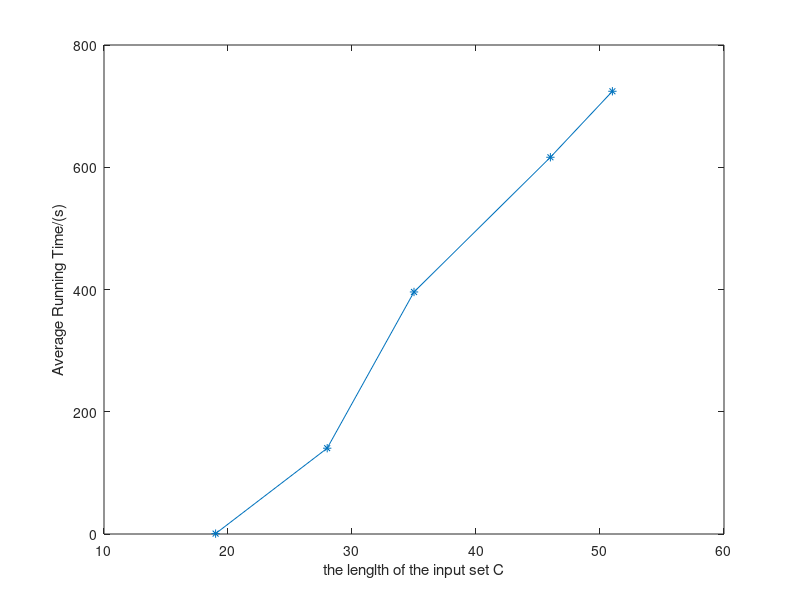
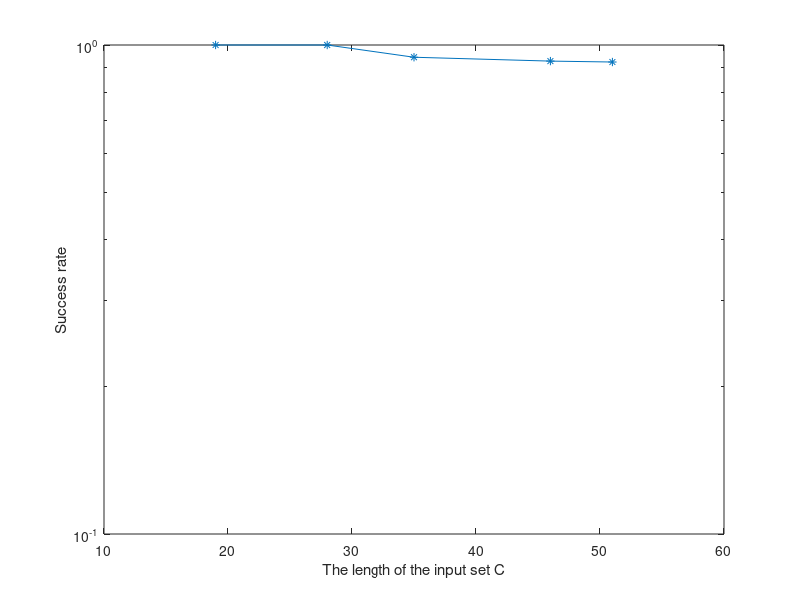
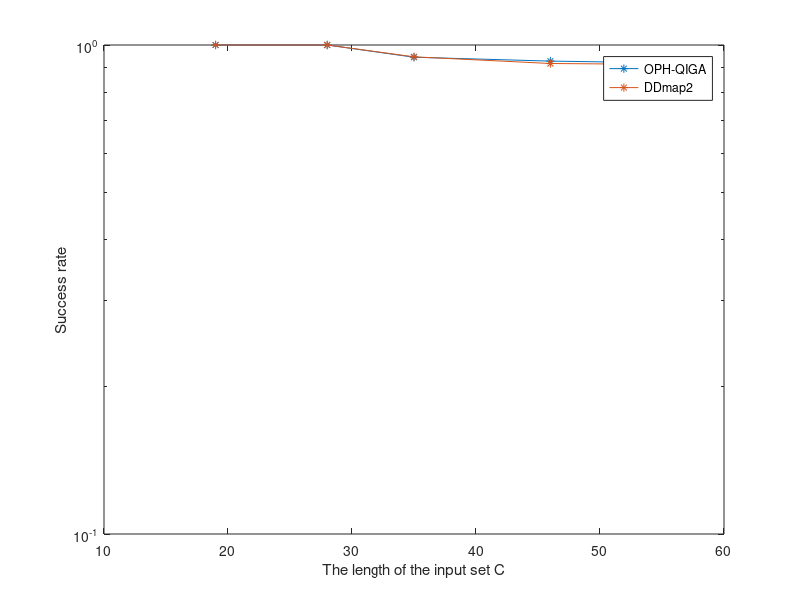
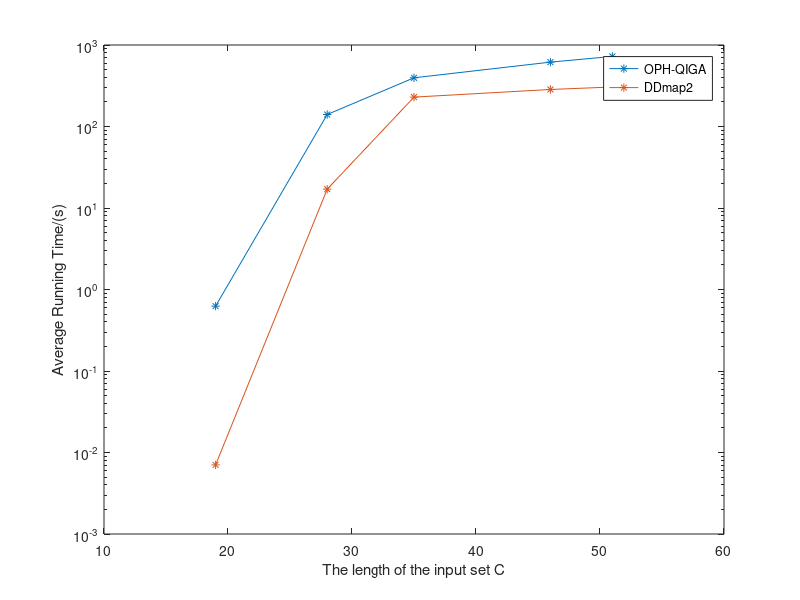

MATLAB code to generate these figures, in order:
% T_c=[2.1570         476.49     607.89   1207.58    1372.39     2879.43];
% T=[0.1559    17.8639   30.8556   44.8164   44.9943   49.6881  ];
X=[   19  28   35   46   51   ];

%  63
% 0.000000272070500   0.000000070421500   0.000170224856000   0.002293730241000   0.002846924649500   0.003053224421000



% S_c=[1.0    0.9379    0.9237     0.9207     0.9145   0.8867];
% S= [1.0     0.95   0.9135    0.9167    0.9245   0.8640     ];
%0.000010000000000    0.000010000000000   0.000009459459459   0.000009166666667   0.000009245283019
%S1=[1   1  0.9459    0.9166    0.9245 ]
% figure(2)
% % semilogy(X,T_c,'*-');
% plot(X,S_c,'*-')
% hold on
% plot(X,S,'*-');
% hold on
% xlabel('DDP Instance No.');
% ylabel('Success rate')
% legend('after encryption','without encryption')
T_1=[    0.00704    17.022   229.373     284.69   305.322 ];
S_1=[   1   1   0.9459   0.9166   0.9145];

T_c1=[  0.625   140.372    395.97    616.35    724.32];
S_c1=[    1      1        0.944     0.927     0.923];

figure(2)
% semilogy(X,T_c,'*-');
semilogy(X,S_c1,'*-')
hold on
xlabel('The length of the input set C');
ylabel('Success rate')



figure(1)
plot(X,T_c1,'*-');
%plot(X,T_c,'*-')
hold on
xlabel('the lenglth of the input set C');
ylabel('Average Running Time/(s)')

figure(3)
% semilogy(X,T_c,'*-');
semilogy(X,S_c1,'*-')
hold on
semilogy(X,S_1,'*-')
hold on
xlabel('The length of the input set C');
ylabel('Success rate')
legend('OPH-QIGA','DDmap2')



figure(4)
% semilogy(X,T_c,'*-');
semilogy(X,T_c1,'*-')
hold on
semilogy(X,T_1,'*-')
hold on
xlabel('The length of the input set C');
ylabel('Average Running Time/(s)')
legend('OPH-QIGA','DDmap2')

